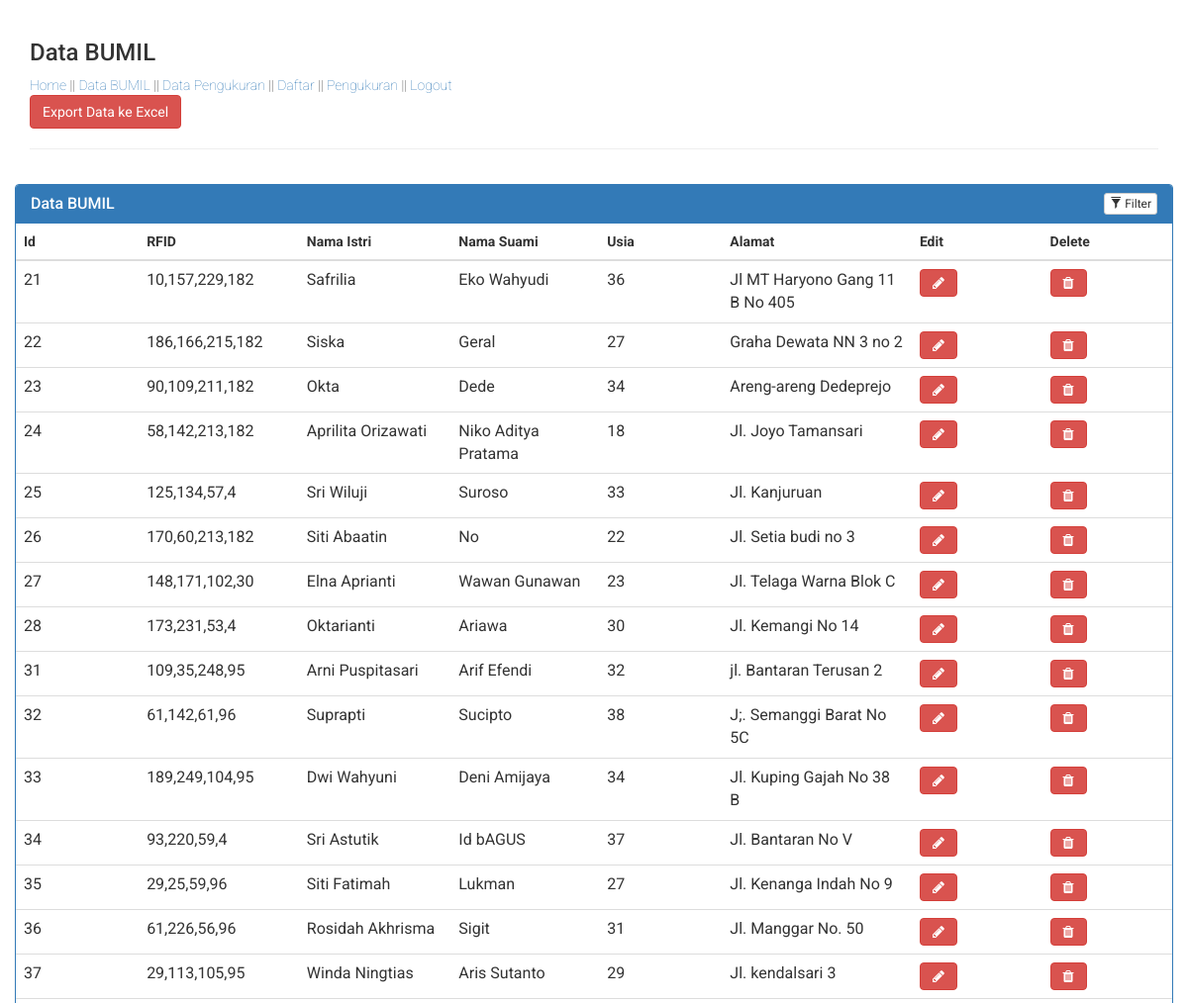
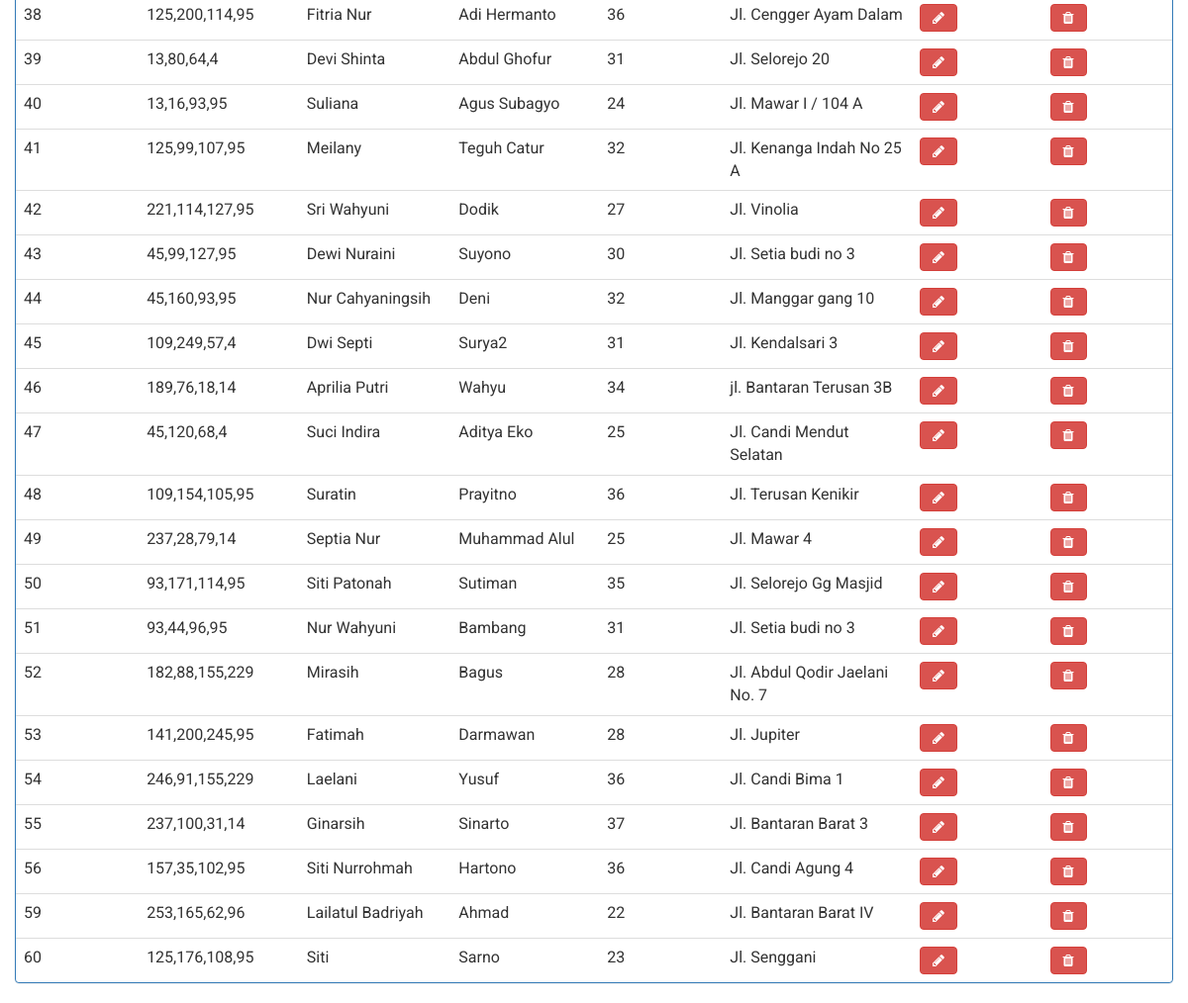
The page /formDataBumil.php (signed in) on the database its author committed (2 pictures, top to bottom).
### tables this page shows
CREATE TABLE `tbldaftarbumil` (
  `id` int(11) NOT NULL,
  `rfid` varchar(20) NOT NULL,
  `nama` varchar(50) NOT NULL,
  `nikIstri` varchar(50) NOT NULL,
  `namaSuami` varchar(50) NOT NULL,
  `nikSuami` varchar(50) NOT NULL,
  `usia` varchar(5) NOT NULL,
  `alamat` varchar(50) NOT NULL,
  `waktu` varchar(20) NOT NULL
);

### formDataBumil.php (the view, shortened to what this page needs)
<?php
	include "connect.php";
?>
<html>
	<head>
		<link rel="stylesheet" href="css/font-awesome.min.css">
		<link rel="stylesheet" href="css/carousel.css">
		<link rel="stylesheet" href="css/footer.css">
		<link rel="stylesheet" href="https://cdnjs.cloudflare.com/ajax/libs/animate.css/3.5.2/animate.min.css">
		<link rel="stylesheet" href="css/glyphicons.css">
		<link href="css/bootstrap.min.css" rel="stylesheet">
		<link href="css/ie10-viewport-bug-workaround.css" rel="stylesheet">
		<link href="css/justified-nav.css" rel="stylesheet">
		<link href="//netdna.bootstrapcdn.com/bootstrap/3.1.0/css/bootstrap.min.css" rel="stylesheet" id="bootstrap-css">
	</head>
	<body>
			<div class="container">
			<h3>Data BUMIL</h3>
			<div><span ><a  href="index.php">Home</a></span>
			    || <span ><a  href="formDataBumil.php">Data BUMIL</a></span> ||
				<span ><a href="formDataPengukuran.php">Data Pengukuran</a></span> ||
				<span ><a href="formRegister.php">Daftar</a></span> ||
				<span ><a href="formPengukuran.php">Pengukuran</a></span> ||
			    <?php
			        if(!empty($_SESSION["admin"]))
			        {
			            ?>
			            <span ><a  href="index.php?logout=q">Logout</a></span>
			            <?php
			        }
			        else
			        {
			            ?>
			            <span ><a  href="login.php">Login</a></span>
			            <?php
			        }
			    ?>
			</div>
				<a href="downloadDaftarBumil.php"><button class="btn btn-danger">Export Data ke Excel</button></a>
			<hr>
			<div class="row">
				<div class="panel panel-primary filterable">
					<div class="panel-heading">
						<h3 class="panel-title">Data BUMIL</h3>
						<div class="pull-right">
							<button class="btn btn-default btn-xs btn-filter"><span class="glyphicon glyphicon-filter"></span> Filter</button>
						</div>
					</div>
					<table class="table">
						<thead>
							<tr class="filters">
								<th><input type="text" class="form-control" placeholder="Id" disabled></th>
								<th><input type="text" class="form-control" placeholder="RFID" disabled></th>
								<th><input type="text" class="form-control" placeholder="Nama Istri" disabled></th>
								<th><input type="text" class="form-control" placeholder="Nama Suami" disabled></th>
								<th><input type="text" class="form-control" placeholder="Usia" disabled></th>
								<th><input type="text" class="form-control" placeholder="Alamat" disabled></th>
								<th><input type="text" class="form-control" placeholder="Edit" disabled></th>
								<th><input type="text" class="form-control" placeholder="Delete" disabled></th>
							</tr>
						</thead>
						<tbody>
							<?php
								$getData = mysqli_query($link, "SELECT * FROM tbldaftarbumil");
								while($valData = mysqli_fetch_array($getData) )
								{
							?>
							<tr>
								<td><?php echo $valData["id"]; ?></td>
								<td><?php echo $valData["rfid"]; ?></td>
								<td><?php echo $valData["nama"]; ?></td>
								<td><?php echo $valData["namaSuami"]; ?></td>
								<td><?php echo $valData["usia"]; ?></td>
								<td><?php echo $valData["alamat"]; ?></td>
								<td> <a href="formEdit.php?idBumil=<?php echo $valData["id"]; ?>"class="btn btn-danger"><em class="fa fa-pencil"></em></a></td>
								<td> <a href="?idBumil=<?php echo $valData["id"]; ?>"class="btn btn-danger"><em class="fa fa-trash"></em></a></td>
							</tr>
							<?php
								}
							?>
						</tbody>
					</table>
				</div>
			</div>
		</div>
	</body>
</html>

### css/carousel.css (style rules this page uses)
.carousel-inner,.carousel,.item,.container,.fill { height:100%; width:100%; background-position:center center; background-size:cover; }

### css/justified-nav.css (style rules this page uses)
body { padding-top: 20px; }

### formDataBumil.php (style rules this page uses)
body { font-family: "Roboto", helvetica, arial, sans-serif; font-size: 14px; font-weight: 100; text-rendering: optimizeLegibility; }
.filterable { margin-top: 15px; }
.filterable .panel-heading .pull-right { margin-top: -20px; }
.filterable .filters input[disabled] { background-color: transparent; border: none; cursor: auto; box-shadow: none; padding: 0; height: auto; }

### rows shown on the page
tbldaftarbumil: id "21", rfid "10,157,229,182", nama "Safrilia", namaSuami "Eko Wahyudi", usia "36", alamat "Jl MT Haryono Gang 11 B No 405"
tbldaftarbumil: id "22", rfid "186,166,215,182", nama "Siska", namaSuami "Geral", usia "27", alamat "Graha Dewata NN 3 no 2"
tbldaftarbumil: id "23", rfid "90,109,211,182", nama "Okta", namaSuami "Dede", usia "34", alamat "Areng-areng Dedeprejo"
tbldaftarbumil: id "24", rfid "58,142,213,182", nama "Aprilita Orizawati", namaSuami "Niko Aditya Pratama", usia "18", alamat "Jl. Joyo Tamansari"
tbldaftarbumil: id "25", rfid "125,134,57,4", nama "Sri Wiluji", namaSuami "Suroso", usia "33", alamat "Jl. Kanjuruan"
tbldaftarbumil: id "26", rfid "170,60,213,182", nama "Siti Abaatin", namaSuami "No", usia "22", alamat "Jl. Setia budi no 3"
tbldaftarbumil: id "27", rfid "148,171,102,30", nama "Elna Aprianti", namaSuami "Wawan Gunawan", usia "23", alamat "Jl. Telaga Warna Blok C"
tbldaftarbumil: id "28", rfid "173,231,53,4", nama "Oktarianti", namaSuami "Ariawa", usia "30", alamat "Jl. Kemangi No 14"
tbldaftarbumil: id "31", rfid "109,35,248,95", nama "Arni Puspitasari", namaSuami "Arif Efendi", usia "32", alamat "jl. Bantaran Terusan 2"
tbldaftarbumil: id "32", rfid "61,142,61,96", nama "Suprapti", namaSuami "Sucipto", usia "38", alamat "J;. Semanggi Barat No 5C"
tbldaftarbumil: id "33", rfid "189,249,104,95", nama "Dwi Wahyuni", namaSuami "Deni Amijaya", usia "34", alamat "Jl. Kuping Gajah No 38 B"
tbldaftarbumil: id "34", rfid "93,220,59,4", nama "Sri Astutik", namaSuami "Id bAGUS", usia "37", alamat "Jl. Bantaran No V"
tbldaftarbumil: id "35", rfid "29,25,59,96", nama "Siti Fatimah", namaSuami "Lukman", usia "27", alamat "Jl. Kenanga Indah No 9"
tbldaftarbumil: id "36", rfid "61,226,56,96", nama "Rosidah Akhrisma", namaSuami "Sigit", usia "31", alamat "Jl. Manggar No. 50"
tbldaftarbumil: id "37", rfid "29,113,105,95", nama "Winda Ningtias", namaSuami "Aris Sutanto", usia "29", alamat "Jl. kendalsari 3"
tbldaftarbumil: id "38", rfid "125,200,114,95", nama "Fitria Nur", namaSuami "Adi Hermanto", usia "36", alamat "Jl. Cengger Ayam Dalam"
tbldaftarbumil: id "39", rfid "13,80,64,4", nama "Devi Shinta", namaSuami "Abdul Ghofur", usia "31", alamat "Jl. Selorejo 20"
tbldaftarbumil: id "40", rfid "13,16,93,95", nama "Suliana", namaSuami "Agus Subagyo", usia "24", alamat "Jl. Mawar I / 104 A"
tbldaftarbumil: id "41", rfid "125,99,107,95", nama "Meilany", namaSuami "Teguh Catur", usia "32", alamat "Jl. Kenanga Indah No 25 A"
tbldaftarbumil: id "42", rfid "221,114,127,95", nama "Sri Wahyuni", namaSuami "Dodik", usia "27", alamat "Jl. Vinolia"
tbldaftarbumil: id "43", rfid "45,99,127,95", nama "Dewi Nuraini", namaSuami "Suyono", usia "30", alamat "Jl. Setia budi no 3"
tbldaftarbumil: id "44", rfid "45,160,93,95", nama "Nur Cahyaningsih", namaSuami "Deni", usia "32", alamat "Jl. Manggar gang 10"
tbldaftarbumil: id "45", rfid "109,249,57,4", nama "Dwi Septi", namaSuami "Surya2", usia "31", alamat "Jl. Kendalsari 3"
tbldaftarbumil: id "46", rfid "189,76,18,14", nama "Aprilia Putri", namaSuami "Wahyu", usia "34", alamat "jl. Bantaran Terusan 3B"
tbldaftarbumil: id "47", rfid "45,120,68,4", nama "Suci Indira", namaSuami "Aditya Eko", usia "25", alamat "Jl. Candi Mendut Selatan"
tbldaftarbumil: id "48", rfid "109,154,105,95", nama "Suratin", namaSuami "Prayitno", usia "36", alamat "Jl. Terusan Kenikir"
tbldaftarbumil: id "49", rfid "237,28,79,14", nama "Septia Nur", namaSuami "Muhammad Alul", usia "25", alamat "Jl. Mawar 4"
tbldaftarbumil: id "50", rfid "93,171,114,95", nama "Siti Patonah", namaSuami "Sutiman", usia "35", alamat "Jl. Selorejo Gg Masjid"
tbldaftarbumil: id "51", rfid "93,44,96,95", nama "Nur Wahyuni", namaSuami "Bambang", usia "31", alamat "Jl. Setia budi no 3"
tbldaftarbumil: id "52", rfid "182,88,155,229", nama "Mirasih", namaSuami "Bagus", usia "28", alamat "Jl. Abdul Qodir Jaelani No. 7"
tbldaftarbumil: id "53", rfid "141,200,245,95", nama "Fatimah", namaSuami "Darmawan", usia "28", alamat "Jl. Jupiter"
tbldaftarbumil: id "54", rfid "246,91,155,229", nama "Laelani", namaSuami "Yusuf", usia "36", alamat "Jl. Candi Bima 1"
tbldaftarbumil: id "55", rfid "237,100,31,14", nama "Ginarsih", namaSuami "Sinarto", usia "37", alamat "Jl. Bantaran Barat 3"
tbldaftarbumil: id "56", rfid "157,35,102,95", nama "Siti Nurrohmah", namaSuami "Hartono", usia "36", alamat "Jl. Candi Agung 4"
tbldaftarbumil: id "59", rfid "253,165,62,96", nama "Lailatul Badriyah", namaSuami "Ahmad", usia "22", alamat "Jl. Bantaran Barat IV"
tbldaftarbumil: id "60", rfid "125,176,108,95", nama "Siti", namaSuami "Sarno", usia "23", alamat "Jl. Senggani"
